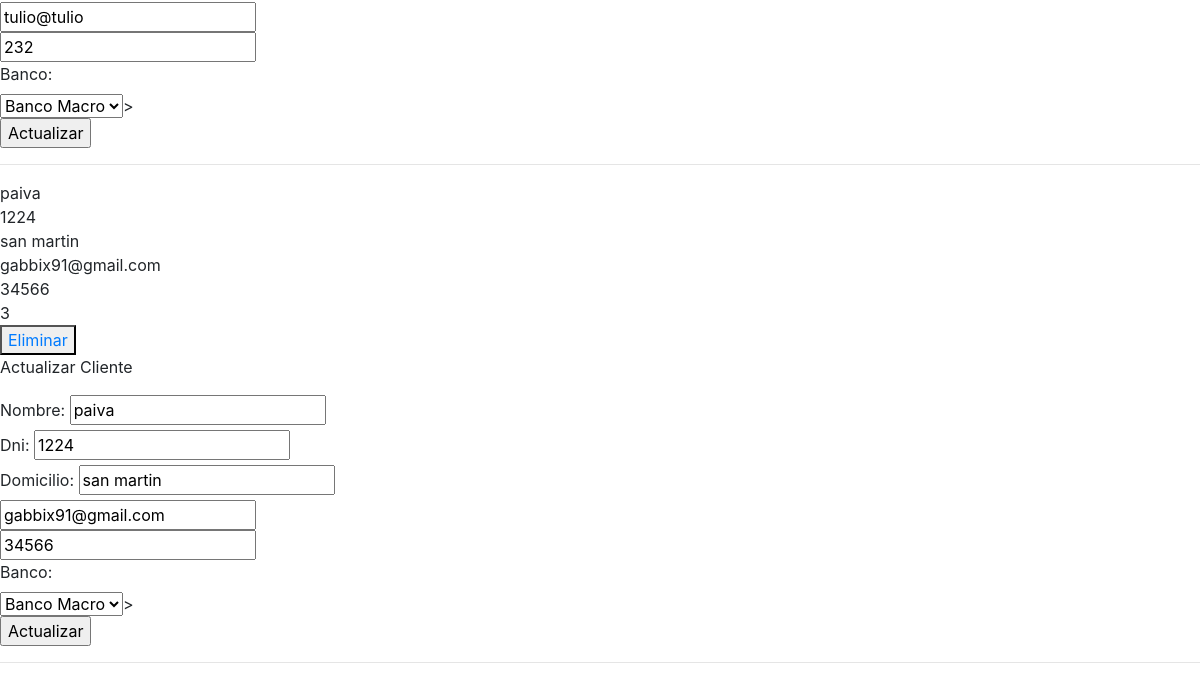
Page /clientes/ (lower part) on the earlier database version.
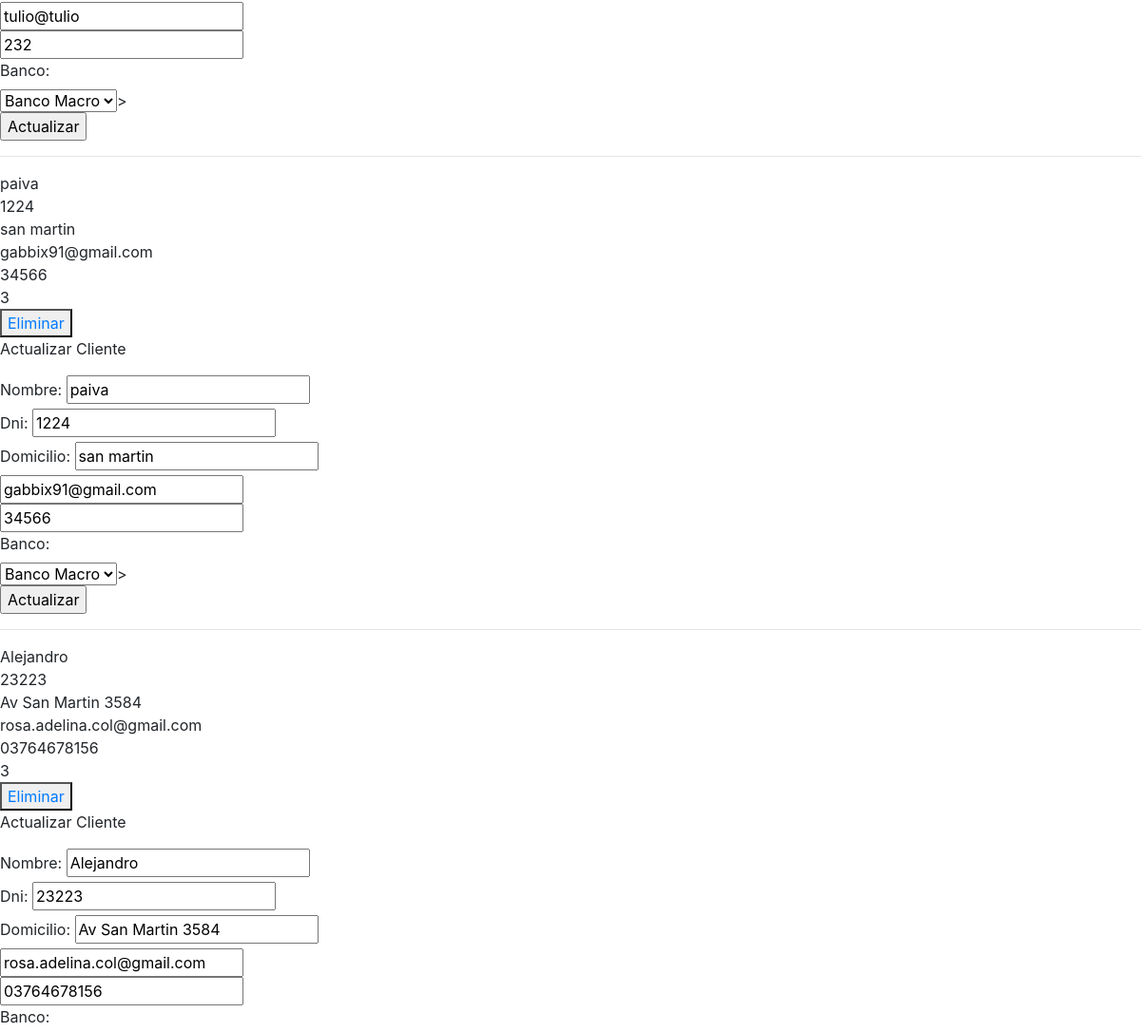
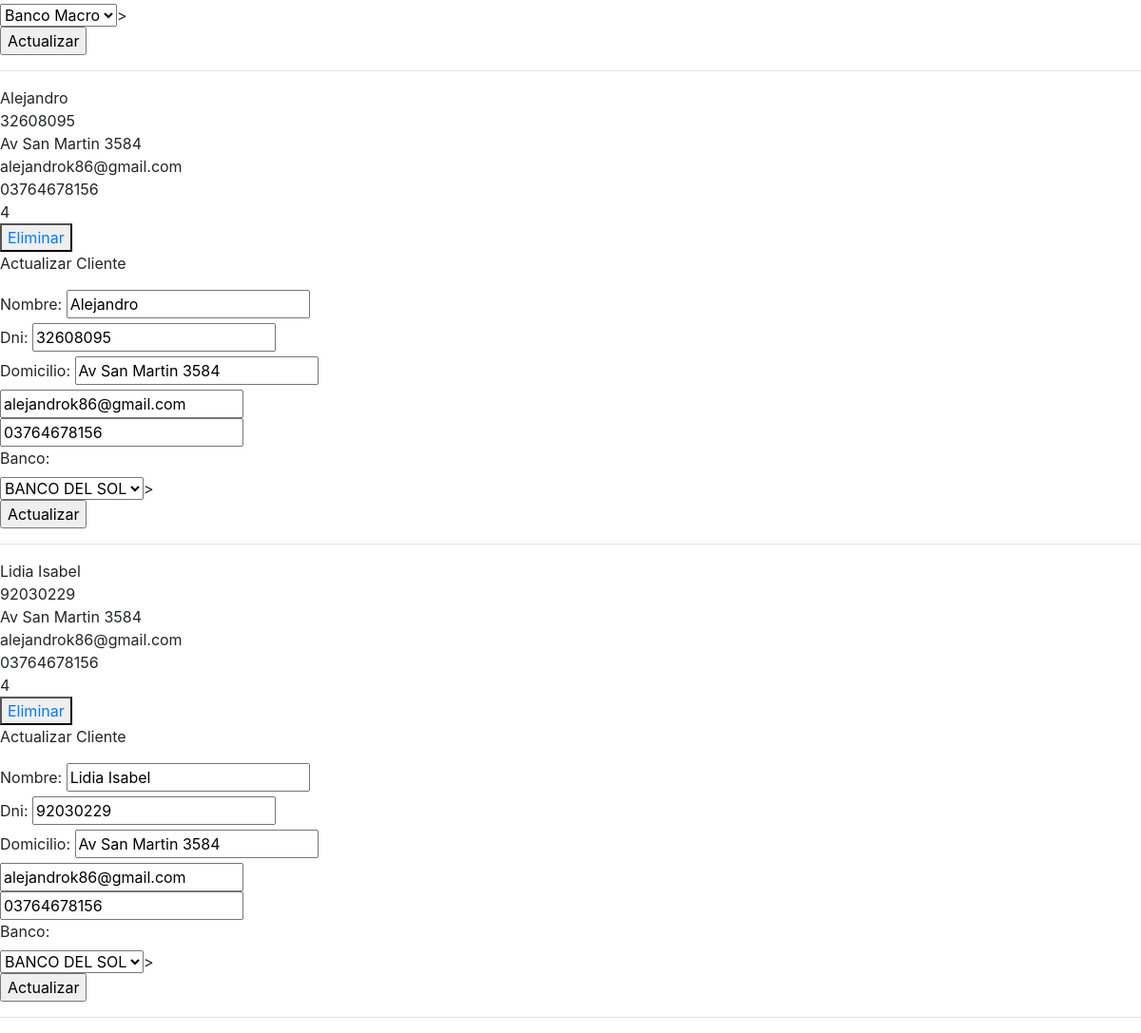
Same page on the later database version (2 pictures, top to bottom).
### ventas/models.py (models this page shows)
class Client(models.Model):
    name = models.CharField(max_length=200)
    dni = models.CharField(max_length=200, null=True)
    address = models.CharField(max_length=200, default="SIN DOMICILIO")
    email = models.CharField(max_length=200, null=True)
    phone = models.CharField(max_length=200, null=True)
    bank_id = models.ForeignKey(Bank, null=True, on_delete=models.CASCADE)
    def __str__(self):
        return self.name

class Bank(models.Model):
    name = models.CharField(max_length=200)
    def __str__(self):
        return self.name

### ventas/views/clients.py (the view)
# urls.py: path('clientes/', List_Clients.as_view(), name='list_clients'),
class List_Clients(ListView):
    model = Client
    template_name = 'clients.html'

### ventas/templates/clients.html (shortened to what this page needs)
{% extends 'base.html'%}
{% block content %}
    <br>
    <br>
    {% for client in object_list %}
    {{ client }} <br>
    {{ client.dni }} <br>
    {{ client.address }} <br>
    {{ client.email }} <br>
    {{ client.phone }} <br>
    {{ client.bank_id.id }} <br>
    <button>
        <a href="{% url 'delete_client' client.id %}">
            Eliminar
        </a>
    </button>
    <br>
    <form action="{% url 'update_client' client.id %}" method="POST">
        <p>Actualizar Cliente</p>
        <label for="name">Nombre:</label>
        <input type="text" name="name" required value="{{ client}}"> <br>
        <label for="">Dni:</label>
        <input type="text" name="dni" required value="{{ client.dni }}"> <br>
        <label for="">Domicilio:</label>
        <input type="text" name="address" required value="{{ client.address }}"> <br>
        <input type="text" name="email" required value="{{ client.email }}"> <br>
        <input type="text" name="phone" required value="{{ client.phone }}"> <br>
        <label for="bank_id">Banco:</label> <br>
        <select name="bank_id" required>
            <option value="{{ client.bank_id }}">{{ client.bank_id }}</option>
        </select>><br>
        <input type="submit" value="Actualizar">
    </form>
    <hr>
    {% endfor %}
    {% endblock %}

### ventas/templates/base.html (shortened to what this page needs)
<!DOCTYPE html>
<html lang="en">
<head>
    <link rel="stylesheet" href="https://cdn.jsdelivr.net/npm/bootstrap@4.6.2/dist/css/bootstrap.min.css">
</head>
<body>
    <br>
    {% block content %}
    {% endblock %}
</body>
</html>

Differences in the rows shown:
added Client: name "Alejandro", dni "23223", address "Av San Martin 3584", email "rosa.adelina.col@gmail.com", phone "03764678156", bank_id.id "3", bank_id "Banco Macro"
added Client: name "Alejandro", dni "32608095", address "Av San Martin 3584", email "alejandrok86@gmail.com", phone "03764678156", bank_id.id "4", bank_id "BANCO DEL SOL"
added Client: name "Lidia Isabel", dni "92030229", address "Av San Martin 3584", email "alejandrok86@gmail.com", phone "03764678156", bank_id.id "4", bank_id "BANCO DEL SOL"
